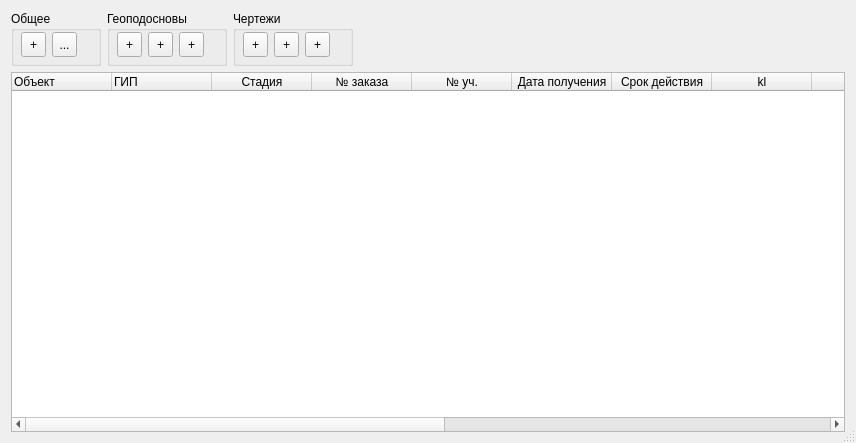
<?xml version="1.0" encoding="UTF-8"?>
<ui version="4.0">
 <class>Geobase</class>
 <widget class="QDialog" name="Geobase">
  <property name="geometry">
   <rect>
    <x>0</x>
    <y>0</y>
    <width>856</width>
    <height>443</height>
   </rect>
  </property>
  <property name="windowTitle">
   <string>Геоподосновы</string>
  </property>
  <property name="sizeGripEnabled">
   <bool>true</bool>
  </property>
  <layout class="QVBoxLayout" name="verticalLayout">
   <item>
    <layout class="QHBoxLayout" name="horizontalLayout">
     <item>
      <widget class="QGroupBox" name="groupBox_2">
       <property name="minimumSize">
        <size>
         <width>90</width>
         <height>55</height>
        </size>
       </property>
       <property name="maximumSize">
        <size>
         <width>16777215</width>
         <height>55</height>
        </size>
       </property>
       <property name="title">
        <string>Общее</string>
       </property>
       <widget class="QWidget" name="horizontalLayoutWidget_4">
        <property name="geometry">
         <rect>
          <x>10</x>
          <y>20</y>
          <width>58</width>
          <height>27</height>
         </rect>
        </property>
        <layout class="QHBoxLayout" name="horizontalLayout_4">
         <item>
          <widget class="QToolButton" name="tbReload">
           <property name="minimumSize">
            <size>
             <width>25</width>
             <height>25</height>
            </size>
           </property>
           <property name="toolTip">
            <string>Обновить</string>
           </property>
           <property name="text">
            <string>+</string>
           </property>
           <property name="icon">
            <iconset resource="resource1.qrc">
             <normaloff>:/some/ico/ico/reload.png</normaloff>:/some/ico/ico/reload.png</iconset>
           </property>
          </widget>
         </item>
         <item>
          <widget class="QToolButton" name="toolButton">
           <property name="minimumSize">
            <size>
             <width>25</width>
             <height>25</height>
            </size>
           </property>
           <property name="toolTip">
            <string>Настройки</string>
           </property>
           <property name="text">
            <string>...</string>
           </property>
           <property name="icon">
            <iconset resource="resource1.qrc">
             <normaloff>:/some/ico/ico/configure.png</normaloff>:/some/ico/ico/configure.png</iconset>
           </property>
          </widget>
         </item>
        </layout>
       </widget>
      </widget>
     </item>
     <item>
      <widget class="QGroupBox" name="gbGeobase">
       <property name="minimumSize">
        <size>
         <width>120</width>
         <height>55</height>
        </size>
       </property>
       <property name="maximumSize">
        <size>
         <width>16777215</width>
         <height>55</height>
        </size>
       </property>
       <property name="title">
        <string>Геоподосновы</string>
       </property>
       <widget class="QWidget" name="horizontalLayoutWidget_2">
        <property name="geometry">
         <rect>
          <x>10</x>
          <y>20</y>
          <width>89</width>
          <height>27</height>
         </rect>
        </property>
        <layout class="QHBoxLayout" name="horizontalLayout_2">
         <item>
          <widget class="QToolButton" name="tbPlus">
           <property name="minimumSize">
            <size>
             <width>25</width>
             <height>25</height>
            </size>
           </property>
           <property name="toolTip">
            <string>Добавить</string>
           </property>
           <property name="text">
            <string>+</string>
           </property>
           <property name="icon">
            <iconset resource="resource1.qrc">
             <normaloff>:/some/ico/ico/plus.png</normaloff>:/some/ico/ico/plus.png</iconset>
           </property>
          </widget>
         </item>
         <item>
          <widget class="QToolButton" name="tbProps">
           <property name="minimumSize">
            <size>
             <width>25</width>
             <height>25</height>
            </size>
           </property>
           <property name="toolTip">
            <string>Свойства</string>
           </property>
           <property name="text">
            <string>+</string>
           </property>
           <property name="icon">
            <iconset resource="resource1.qrc">
             <normaloff>:/some/ico/ico/edit.png</normaloff>:/some/ico/ico/edit.png</iconset>
           </property>
          </widget>
         </item>
         <item>
          <widget class="QToolButton" name="tbMinus">
           <property name="minimumSize">
            <size>
             <width>25</width>
             <height>25</height>
            </size>
           </property>
           <property name="toolTip">
            <string>Удалить</string>
           </property>
           <property name="text">
            <string>+</string>
           </property>
           <property name="icon">
            <iconset resource="resource1.qrc">
             <normaloff>:/some/ico/ico/minus.png</normaloff>:/some/ico/ico/minus.png</iconset>
           </property>
          </widget>
         </item>
        </layout>
       </widget>
      </widget>
     </item>
     <item>
      <widget class="QGroupBox" name="gbDrawing">
       <property name="minimumSize">
        <size>
         <width>120</width>
         <height>55</height>
        </size>
       </property>
       <property name="maximumSize">
        <size>
         <width>16777215</width>
         <height>55</height>
        </size>
       </property>
       <property name="title">
        <string>Чертежи</string>
       </property>
       <widget class="QWidget" name="horizontalLayoutWidget_3">
        <property name="geometry">
         <rect>
          <x>10</x>
          <y>20</y>
          <width>89</width>
          <height>27</height>
         </rect>
        </property>
        <layout class="QHBoxLayout" name="horizontalLayout_3">
         <item>
          <widget class="QToolButton" name="tbPlus_2">
           <property name="minimumSize">
            <size>
             <width>25</width>
             <height>25</height>
            </size>
           </property>
           <property name="toolTip">
            <string>Добавить</string>
           </property>
           <property name="text">
            <string>+</string>
           </property>
           <property name="icon">
            <iconset resource="resource1.qrc">
             <normaloff>:/some/ico/ico/plus.png</normaloff>:/some/ico/ico/plus.png</iconset>
           </property>
          </widget>
         </item>
         <item>
          <widget class="QToolButton" name="tbProps_2">
           <property name="minimumSize">
            <size>
             <width>25</width>
             <height>25</height>
            </size>
           </property>
           <property name="toolTip">
            <string>Свойства</string>
           </property>
           <property name="text">
            <string>+</string>
           </property>
           <property name="icon">
            <iconset resource="resource1.qrc">
             <normaloff>:/some/ico/ico/edit.png</normaloff>:/some/ico/ico/edit.png</iconset>
           </property>
          </widget>
         </item>
         <item>
          <widget class="QToolButton" name="tbMinus_2">
           <property name="minimumSize">
            <size>
             <width>25</width>
             <height>25</height>
            </size>
           </property>
           <property name="toolTip">
            <string>Удалить</string>
           </property>
           <property name="text">
            <string>+</string>
           </property>
           <property name="icon">
            <iconset resource="resource1.qrc">
             <normaloff>:/some/ico/ico/minus.png</normaloff>:/some/ico/ico/minus.png</iconset>
           </property>
          </widget>
         </item>
        </layout>
       </widget>
      </widget>
     </item>
     <item>
      <spacer name="horizontalSpacer">
       <property name="orientation">
        <enum>Qt::Horizontal</enum>
       </property>
       <property name="sizeHint" stdset="0">
        <size>
         <width>40</width>
         <height>20</height>
        </size>
       </property>
      </spacer>
     </item>
    </layout>
   </item>
   <item>
    <widget class="QGeobaseTree" name="treeWidget">
     <property name="contextMenuPolicy">
      <enum>Qt::CustomContextMenu</enum>
     </property>
     <property name="indentation">
      <number>0</number>
     </property>
     <property name="rootIsDecorated">
      <bool>false</bool>
     </property>
     <property name="itemsExpandable">
      <bool>false</bool>
     </property>
     <property name="sortingEnabled">
      <bool>false</bool>
     </property>
     <property name="animated">
      <bool>true</bool>
     </property>
     <column>
      <property name="text">
       <string notr="true">Объект</string>
      </property>
     </column>
     <column>
      <property name="text">
       <string>ГИП</string>
      </property>
     </column>
     <column>
      <property name="text">
       <string>Стадия</string>
      </property>
      <property name="textAlignment">
       <set>AlignCenter</set>
      </property>
     </column>
     <column>
      <property name="text">
       <string>№ заказа</string>
      </property>
      <property name="textAlignment">
       <set>AlignCenter</set>
      </property>
     </column>
     <column>
      <property name="text">
       <string>№ уч.</string>
      </property>
      <property name="textAlignment">
       <set>AlignCenter</set>
      </property>
     </column>
     <column>
      <property name="text">
       <string>Дата получения</string>
      </property>
      <property name="textAlignment">
       <set>AlignCenter</set>
      </property>
     </column>
     <column>
      <property name="text">
       <string>Срок действия</string>
      </property>
      <property name="textAlignment">
       <set>AlignCenter</set>
      </property>
     </column>
     <column>
      <property name="text">
       <string>kl</string>
      </property>
      <property name="textAlignment">
       <set>AlignCenter</set>
      </property>
     </column>
     <column>
      <property name="text">
       <string>pp</string>
      </property>
      <property name="textAlignment">
       <set>AlignCenter</set>
      </property>
     </column>
     <column>
      <property name="text">
       <string>tp</string>
      </property>
      <property name="textAlignment">
       <set>AlignCenter</set>
      </property>
     </column>
     <column>
      <property name="text">
       <string>up</string>
      </property>
      <property name="textAlignment">
       <set>AlignCenter</set>
      </property>
     </column>
     <column>
      <property name="text">
       <string>brd</string>
      </property>
      <property name="textAlignment">
       <set>AlignCenter</set>
      </property>
     </column>
     <column>
      <property name="text">
       <string>edge</string>
      </property>
      <property name="textAlignment">
       <set>AlignCenter</set>
      </property>
     </column>
     <column>
      <property name="text">
       <string>ko</string>
      </property>
      <property name="textAlignment">
       <set>AlignCenter</set>
      </property>
     </column>
     <column>
      <property name="text">
       <string>др</string>
      </property>
      <property name="textAlignment">
       <set>AlignCenter</set>
      </property>
     </column>
     <column>
      <property name="text">
       <string>Комментарии</string>
      </property>
     </column>
    </widget>
   </item>
  </layout>
  <action name="actionAdd_geobase">
   <property name="text">
    <string>Добавить геоподоснову...</string>
   </property>
   <property name="toolTip">
    <string>Add geobase</string>
   </property>
  </action>
  <action name="actionProp_geobase">
   <property name="text">
    <string>Свойства геоподосновы...</string>
   </property>
   <property name="toolTip">
    <string>Geobase properties</string>
   </property>
  </action>
  <action name="actionLoad_files">
   <property name="text">
    <string>Добавить чертежи...</string>
   </property>
  </action>
  <action name="actionDel_geobase">
   <property name="text">
    <string>Удалить геоподоснову</string>
   </property>
   <property name="toolTip">
    <string>Remove geobase</string>
   </property>
  </action>
  <action name="actionPlot_prop">
   <property name="text">
    <string>Свойства чертежа...</string>
   </property>
   <property name="toolTip">
    <string>Свойства чертежа геоподосновы</string>
   </property>
  </action>
  <action name="actionDel_files">
   <property name="text">
    <string>Удалить чертеж</string>
   </property>
  </action>
  <action name="actionRecalc_coords">
   <property name="text">
    <string>Пересчитать границы</string>
   </property>
  </action>
  <action name="actionView">
   <property name="text">
    <string>Просмотр в Автокаде</string>
   </property>
  </action>
 </widget>
 <customwidgets>
  <customwidget>
   <class>QGeobaseTree</class>
   <extends>QTreeWidget</extends>
   <header>qgeobasetree.h</header>
  </customwidget>
 </customwidgets>
 <resources>
  <include location="resource1.qrc"/>
 </resources>
 <connections>
  <connection>
   <sender>tbPlus</sender>
   <signal>clicked()</signal>
   <receiver>actionAdd_geobase</receiver>
   <slot>trigger()</slot>
   <hints>
    <hint type="sourcelabel">
     <x>119</x>
     <y>38</y>
    </hint>
    <hint type="destinationlabel">
     <x>-1</x>
     <y>-1</y>
    </hint>
   </hints>
  </connection>
  <connection>
   <sender>tbProps</sender>
   <signal>clicked()</signal>
   <receiver>actionProp_geobase</receiver>
   <slot>trigger()</slot>
   <hints>
    <hint type="sourcelabel">
     <x>150</x>
     <y>38</y>
    </hint>
    <hint type="destinationlabel">
     <x>-1</x>
     <y>-1</y>
    </hint>
   </hints>
  </connection>
  <connection>
   <sender>tbMinus</sender>
   <signal>clicked()</signal>
   <receiver>actionDel_geobase</receiver>
   <slot>trigger()</slot>
   <hints>
    <hint type="sourcelabel">
     <x>191</x>
     <y>38</y>
    </hint>
    <hint type="destinationlabel">
     <x>-1</x>
     <y>-1</y>
    </hint>
   </hints>
  </connection>
 </connections>
</ui>
